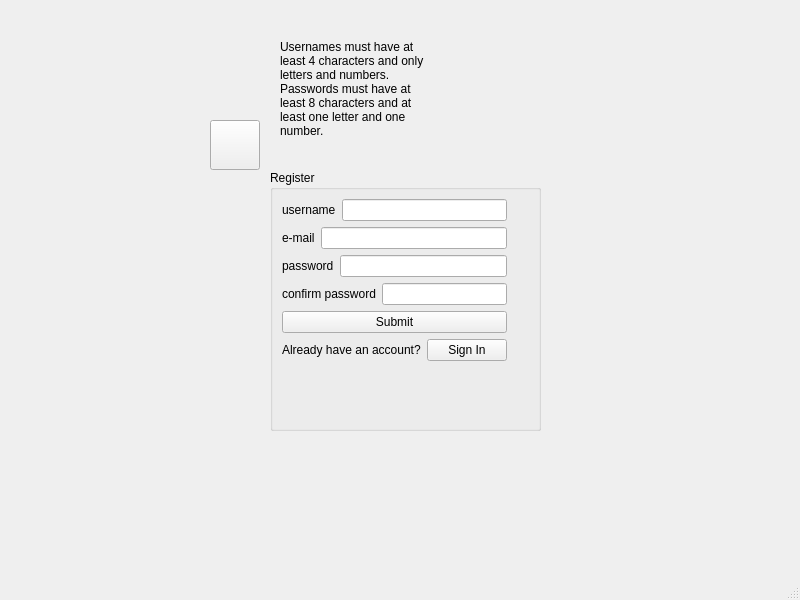
<?xml version="1.0" encoding="UTF-8"?>
<ui version="4.0">
 <class>MainRegister</class>
 <widget class="QMainWindow" name="MainRegister">
  <property name="geometry">
   <rect>
    <x>0</x>
    <y>0</y>
    <width>800</width>
    <height>600</height>
   </rect>
  </property>
  <property name="windowTitle">
   <string>Register</string>
  </property>
  <widget class="QWidget" name="centralwidget">
   <widget class="QGroupBox" name="groupBox">
    <property name="geometry">
     <rect>
      <x>270</x>
      <y>170</y>
      <width>271</width>
      <height>261</height>
     </rect>
    </property>
    <property name="title">
     <string>Register</string>
    </property>
    <layout class="QFormLayout" name="formLayout">
     <item row="0" column="0">
      <layout class="QVBoxLayout" name="verticalLayout_3">
       <item>
        <layout class="QVBoxLayout" name="verticalLayout_2">
         <item>
          <layout class="QVBoxLayout" name="verticalLayout">
           <item>
            <layout class="QHBoxLayout" name="horizontalLayout">
             <item>
              <widget class="QLabel" name="label">
               <property name="text">
                <string>username</string>
               </property>
               <property name="buddy">
                <cstring>lineEdit_username</cstring>
               </property>
              </widget>
             </item>
             <item>
              <widget class="QLineEdit" name="lineEdit_username"/>
             </item>
            </layout>
           </item>
           <item>
            <layout class="QHBoxLayout" name="horizontalLayout_2">
             <item>
              <widget class="QLabel" name="label_2">
               <property name="text">
                <string>e-mail</string>
               </property>
               <property name="buddy">
                <cstring>lineEdit_email</cstring>
               </property>
              </widget>
             </item>
             <item>
              <widget class="QLineEdit" name="lineEdit_email"/>
             </item>
            </layout>
           </item>
           <item>
            <layout class="QHBoxLayout" name="horizontalLayout_3">
             <item>
              <widget class="QLabel" name="label_3">
               <property name="text">
                <string>password</string>
               </property>
               <property name="buddy">
                <cstring>lineEdit_password</cstring>
               </property>
              </widget>
             </item>
             <item>
              <widget class="QLineEdit" name="lineEdit_password">
               <property name="echoMode">
                <enum>QLineEdit::Password</enum>
               </property>
              </widget>
             </item>
            </layout>
           </item>
           <item>
            <layout class="QHBoxLayout" name="horizontalLayout_4">
             <item>
              <widget class="QLabel" name="label_4">
               <property name="text">
                <string>confirm password</string>
               </property>
               <property name="buddy">
                <cstring>lineEdit_confirmPassword</cstring>
               </property>
              </widget>
             </item>
             <item>
              <widget class="QLineEdit" name="lineEdit_confirmPassword">
               <property name="echoMode">
                <enum>QLineEdit::Password</enum>
               </property>
              </widget>
             </item>
            </layout>
           </item>
          </layout>
         </item>
         <item>
          <layout class="QHBoxLayout" name="horizontalLayout_5">
           <item>
            <widget class="QPushButton" name="pushButton_submit">
             <property name="text">
              <string>Submit</string>
             </property>
            </widget>
           </item>
          </layout>
         </item>
        </layout>
       </item>
       <item>
        <layout class="QHBoxLayout" name="horizontalLayout_6">
         <item>
          <widget class="QLabel" name="label_5">
           <property name="text">
            <string>Already have an account?</string>
           </property>
           <property name="buddy">
            <cstring>pushButton_signIn</cstring>
           </property>
          </widget>
         </item>
         <item>
          <widget class="QPushButton" name="pushButton_signIn">
           <property name="text">
            <string>Sign In</string>
           </property>
          </widget>
         </item>
        </layout>
       </item>
      </layout>
     </item>
    </layout>
   </widget>
   <widget class="QLabel" name="label_rules">
    <property name="geometry">
     <rect>
      <x>280</x>
      <y>40</y>
      <width>151</width>
      <height>121</height>
     </rect>
    </property>
    <property name="text">
     <string>Usernames must have at least 4 characters and only
letters and numbers.
Passwords must have at least 8 characters and at least one letter and one number.</string>
    </property>
    <property name="textFormat">
     <enum>Qt::AutoText</enum>
    </property>
    <property name="alignment">
     <set>Qt::AlignLeading|Qt::AlignLeft|Qt::AlignTop</set>
    </property>
    <property name="wordWrap">
     <bool>true</bool>
    </property>
   </widget>
   <widget class="QPushButton" name="pushButton_info">
    <property name="geometry">
     <rect>
      <x>210</x>
      <y>120</y>
      <width>50</width>
      <height>50</height>
     </rect>
    </property>
    <property name="text">
     <string/>
    </property>
   </widget>
  </widget>
  <widget class="QMenuBar" name="menubar">
   <property name="geometry">
    <rect>
     <x>0</x>
     <y>0</y>
     <width>800</width>
     <height>21</height>
    </rect>
   </property>
  </widget>
  <widget class="QStatusBar" name="statusbar"/>
 </widget>
 <resources/>
 <connections/>
</ui>
